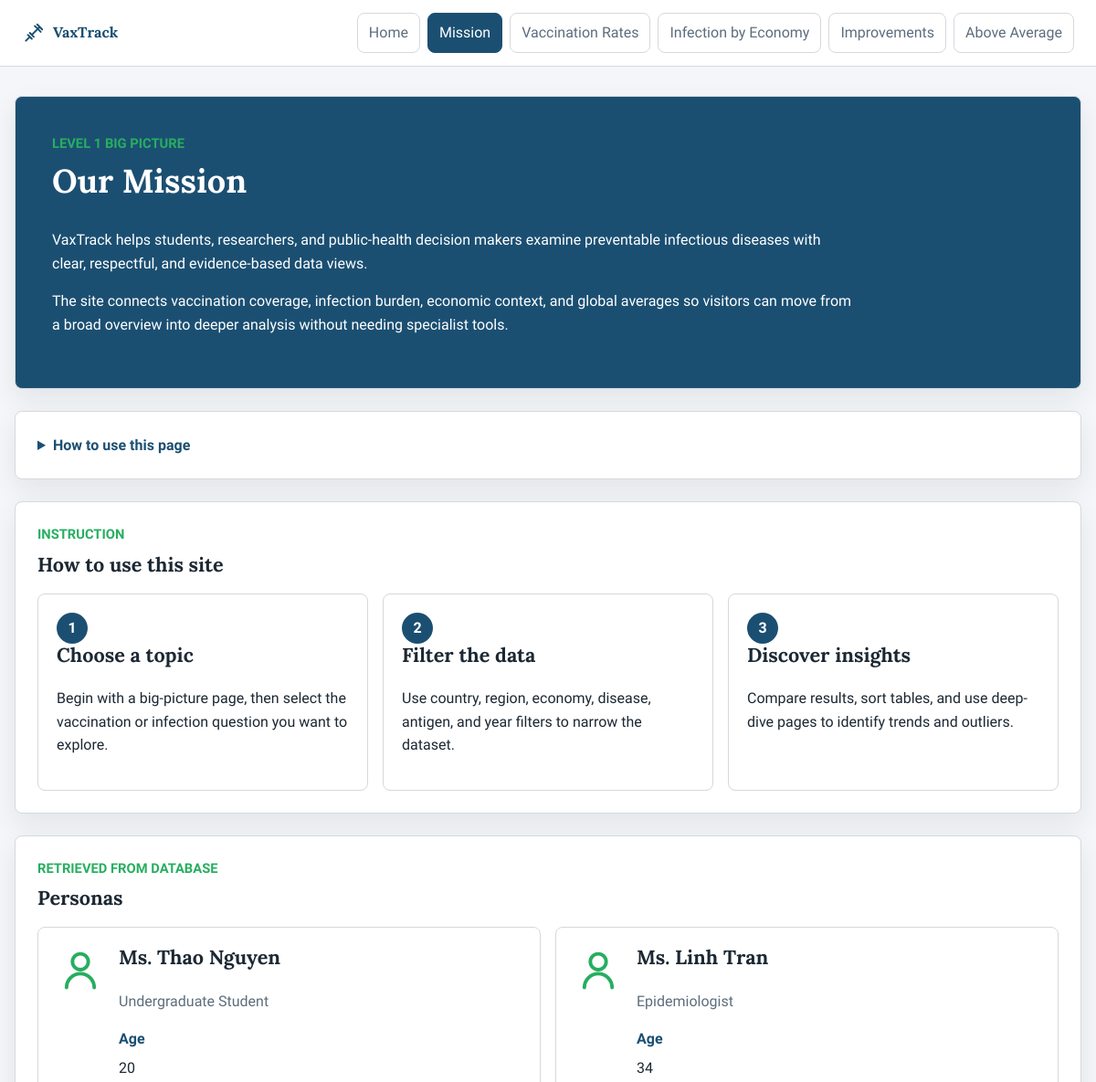
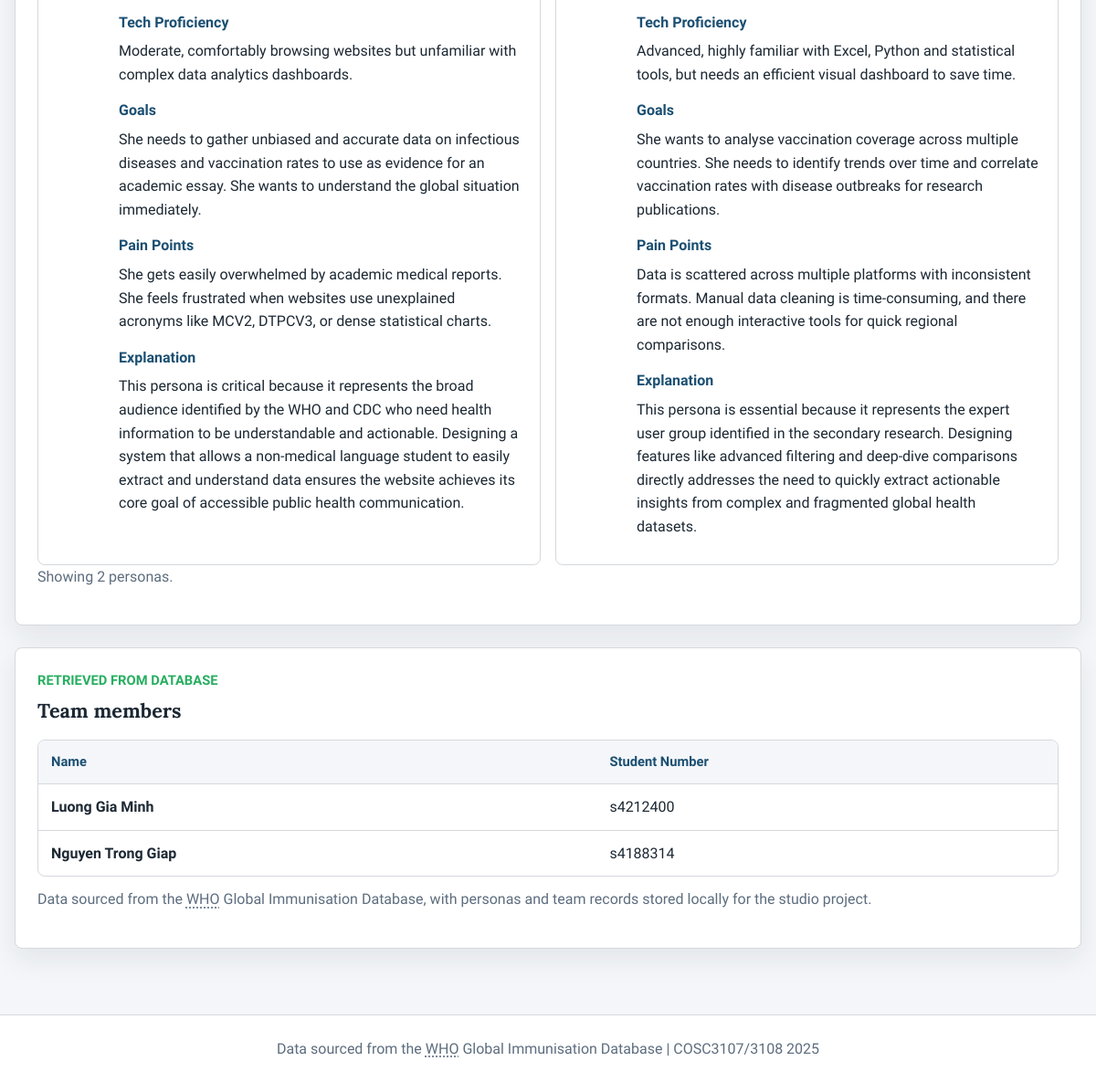
Page /mission on the committed database (2 pictures, top to bottom).
### tables this page shows
CREATE TABLE personas (id INTEGER PRIMARY KEY AUTOINCREMENT, name TEXT NOT NULL, role TEXT NOT NULL, age INTEGER NOT NULL, tech_proficiency TEXT NOT NULL, goals TEXT NOT NULL, pain_points TEXT NOT NULL, explanation TEXT NOT NULL);

CREATE TABLE team_members (
  id INTEGER PRIMARY KEY AUTOINCREMENT,
  name TEXT NOT NULL,
  student_id TEXT NOT NULL,
  sub_task_devision TEXT NOT NULL
);

### routes/mission.py (the view)
@mission_bp.route("/mission")
def mission():
    try:
        personas = get_personas()
        team_members = get_team_members()
    except DatabaseError:
        flash("Database error. Please try again.", "error")
        personas, team_members = [], []
    return render_template(
        "mission.html",
        active_page="mission",
        personas=personas,
        team_members=team_members,
        results_count=len(personas) + len(team_members),
    )

### db_connection.py (called while the page is built)
def get_connection():
    conn = sqlite3.connect(DB_PATH)
    conn.row_factory = sqlite3.Row
    return conn

### db_queries.py (called while the page is built)
def _fetch_all(sql, params=None):
    with get_connection() as conn:
        rows = conn.execute(sql, params or {}).fetchall()
    return [dict(row) for row in rows]

def get_personas():
    sql = """
        SELECT name,
               role,
               age,
               tech_proficiency,
               goals,
               pain_points,
               explanation
        FROM personas
        ORDER BY id
    """
    return _fetch_all(sql)

def get_team_members():
    sql = "SELECT name, student_id FROM team_members ORDER BY id"
    return _fetch_all(sql)

### templates/mission.html (shortened to what this page needs)
{% extends "base.html" %}
{% block content %}
  <section class="page-hero">
    <div>
      <p class="eyebrow">Level 1 big picture</p>
      <h1>Our Mission</h1>
      <p>VaxTrack helps students, researchers, and public-health decision makers examine preventable infectious diseases with clear, respectful, and evidence-based data views.</p>
      <p>The site connects vaccination coverage, infection burden, economic context, and global averages so visitors can move from a broad overview into deeper analysis without needing specialist tools.</p>
    </div>
  </section>
  <details class="help-box">
    <summary class="help-trigger">How to use this page</summary>
  </details>
  <section class="section-block">
    <div class="section-heading">
      <p class="eyebrow">Instruction</p>
      <h2>How to use this site</h2>
    </div>
    <div class="step-grid">
      <article class="step-card">
        <span class="step-number">1</span>
        <h3>Choose a topic</h3>
        <p>Begin with a big-picture page, then select the vaccination or infection question you want to explore.</p>
      </article>
      <article class="step-card">
        <span class="step-number">2</span>
        <h3>Filter the data</h3>
        <p>Use country, region, economy, disease, antigen, and year filters to narrow the dataset.</p>
      </article>
      <article class="step-card">
        <span class="step-number">3</span>
        <h3>Discover insights</h3>
        <p>Compare results, sort tables, and use deep-dive pages to identify trends and outliers.</p>
      </article>
    </div>
  </section>
  <section class="section-block">
    <div class="section-heading">
      <p class="eyebrow">Retrieved from database</p>
      <h2>Personas</h2>
    </div>
    <div class="persona-grid">
      {% for persona in personas %}
        <article class="persona-card">
          <svg class="avatar-icon" viewBox="0 0 24 24" aria-hidden="true">
            <circle cx="12" cy="8" r="4" />
            <path d="M5 21a7 7 0 0 1 14 0" />
          </svg>
          <div>
            <h3>{{ persona.name }}</h3>
            <p class="muted">{{ persona.role }}</p>
            <dl class="persona-details">
              <dt>Age</dt>
              <dd>{{ persona.age }}</dd>
              <dt>Tech Proficiency</dt>
              <dd>{{ persona.tech_proficiency }}</dd>
              <dt>Goals</dt>
              <dd>{{ persona.goals }}</dd>
              <dt>Pain Points</dt>
              <dd>{{ persona.pain_points }}</dd>
              <dt>Explanation</dt>
              <dd>{{ persona.explanation }}</dd>
            </dl>
          </div>
        </article>
      {% endfor %}
    </div>
    <p class="results-status">Showing {{ personas | length }} personas.</p>
  </section>
  <section class="section-block">
    <div class="section-heading">
      <p class="eyebrow">Retrieved from database</p>
      <h2>Team members</h2>
    </div>
    <div class="table-wrap">
      <table class="data-table">
        <thead>
          <tr>
            <th scope="col">Name</th>
            <th scope="col">Student Number</th>
          </tr>
        </thead>
        <tbody>
          {% for member in team_members %}
            <tr>
              <th scope="row">{{ member.name }}</th>
              <td>{{ member.student_id }}</td>
            </tr>
          {% endfor %}
        </tbody>
      </table>
    </div>
    <p class="source-note">Data sourced from the <abbr title="World Health Organization">WHO</abbr> Global Immunisation Database, with personas and team records stored locally for the studio project.</p>
  </section>
{% endblock %}

### templates/base.html (shortened to what this page needs)
<!DOCTYPE html>
<html lang="en">
<head>
  <link rel="stylesheet" href="{{ url_for('static', filename='style.css') }}">
</head>
<body>
  <nav class="navbar" aria-label="Primary navigation">
    <a href="{{ url_for('landing.index') }}" class="nav-brand">
      <svg class="brand-mark" viewBox="0 0 24 24" aria-hidden="true">
        <path d="M15.5 3.5 20.5 8.5M18 6 10 14M8 12l4 4M6 14l4 4M4 20l4-4M13 5l6 6" />
      </svg>
      <span>VaxTrack</span>
    </a>
    <ul class="nav-links">
      <li><a href="{{ url_for('landing.index') }}" class="nav-link {{ 'active' if active_page == 'home' }}">Home</a></li>
      <li><a href="{{ url_for('mission.mission') }}" class="nav-link {{ 'active' if active_page == 'mission' }}">Mission</a></li>
      <li><a href="{{ url_for('vax_rates.vaccination_rates') }}" class="nav-link {{ 'active' if active_page == 'vax_rates' }}">Vaccination Rates</a></li>
      <li><a href="{{ url_for('infection.infection_by_economy') }}" class="nav-link {{ 'active' if active_page == 'infection' }}">Infection by Economy</a></li>
      <li><a href="{{ url_for('improvement.vaccination_improvement') }}" class="nav-link {{ 'active' if active_page == 'improvement' }}">Improvements</a></li>
      <li><a href="{{ url_for('above_avg.above_average_infection') }}" class="nav-link {{ 'active' if active_page == 'above_avg' }}">Above Average</a></li>
    </ul>
  </nav>
  <main class="main-content">
    {% block content %}{% endblock %}
  </main>
  <footer class="site-footer">
    <p>Data sourced from the <abbr title="World Health Organization">WHO</abbr> Global Immunisation Database | COSC3107/3108 2025</p>
  </footer>
</body>
</html>

### rows in the picture
personas: name "Ms. Thao Nguyen", role "Undergraduate Student", age "20", tech_proficiency "Moderate, comfortably browsing websites but unfamiliar with complex data analytics dashboards.", goals "She needs to gather unbiased and accurate data on infectious diseases and vaccination rates to use as evidence for an academic essay. She wants to understand the global situation immediately.", pain_points "She gets easily overwhelmed by academic medical reports. She feels frustrated when websites use unexplained acronyms like MCV2, DTPCV3, or dense statistical charts.", explanation "This persona is critical because it represents the broad audience identified by the WHO and CDC who need health information to be understandable and actionable. Designing a system that allows a non-medical language student to easily extract and understand data ensures the website achieves its core goal of accessible public health communication."
personas: name "Ms. Linh Tran", role "Epidemiologist", age "34", tech_proficiency "Advanced, highly familiar with Excel, Python and statistical tools, but needs an efficient visual dashboard to save time.", goals "She wants to analyse vaccination coverage across multiple countries. She needs to identify trends over time and correlate vaccination rates with disease outbreaks for research publications.", pain_points "Data is scattered across multiple platforms with inconsistent formats. Manual data cleaning is time-consuming, and there are not enough interactive tools for quick regional comparisons.", explanation "This persona is essential because it represents the expert user group identified in the secondary research. Designing features like advanced filtering and deep-dive comparisons directly addresses the need to quickly extract actionable insights from complex and fragmented global health datasets."
team_members: name "Luong Gia Minh", student_id "s4212400"
team_members: name "Nguyen Trong Giap", student_id "s4188314"

### other values in the picture
{{ personas | length }} "2"
